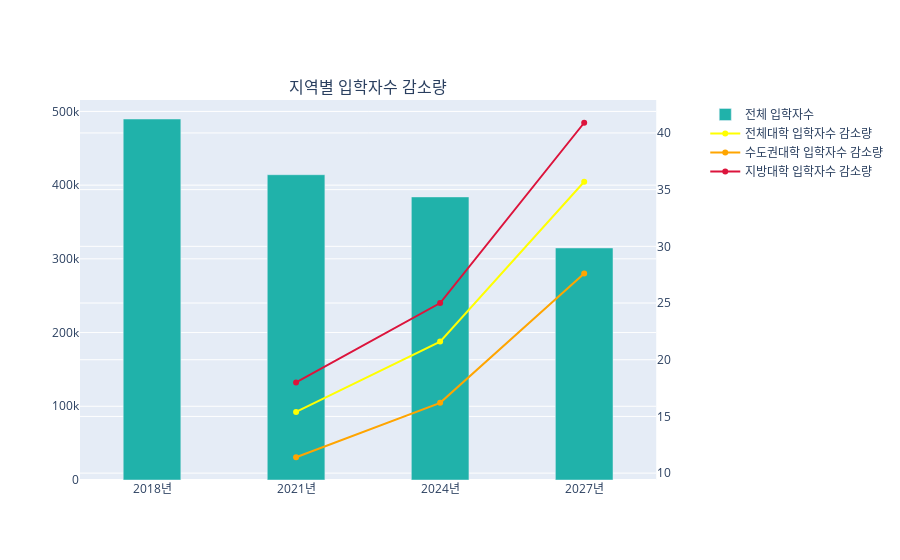

Notebook source saved alongside this figure:
### Code cell
years = ['2018년', '2021년', '2024년', '2027년']

fig = make_subplots(specs=[[{"secondary_y": True}]],
                   subplot_titles=['지역별 입학자수 감소량'])

fig.add_trace(go.Bar(x=years, y=[df2.iloc[1][i] for i in range(1, 5)],
                         name='전체 입학자수',
                         marker_color='lightseagreen'),
                         secondary_y=False)
fig.add_trace(go.Scatter(x=years[1:], y=[df2.iloc[1][i] * (-1) for i in range(5, 8)],
                         name='전체대학 입학자수 감소량',
                         mode='lines+markers',
                         marker_color='yellow'),
                         secondary_y=True)
fig.add_trace(go.Scatter(x=years[1:], y=[df2.iloc[8][i] * (-1) for i in range(5, 8)],
                         name='수도권대학 입학자수 감소량',
                         mode='lines+markers',
                         marker_color='orange'),
                         secondary_y=True)
fig.add_trace(go.Scatter(x=years[1:], y=[df2.iloc[11][i] * (-1) for i in range(5, 8)],
                         name='지방대학 입학자수 감소량',
                         mode='lines+markers',
                         marker_color='crimson'),
                         secondary_y=True)
fig.update_layout(bargap=0.6)
fig.show()

### Figure 1 — Plotly figure (JSON) as saved in the notebook; plotly's stock layout.template omitted (floating-point values rounded to 4 significant figures)
{"data": [{"marker": {"color": "lightseagreen"}, "name": "전체 입학자수", "type": "bar", "x": ["2018년", "2021년", "2024년", "2027년"], "xaxis": "x", "y": [489701, 414126, 384002, 314767], "yaxis": "y"}, {"marker": {"color": "yellow"}, "mode": "lines+markers", "name": "전체대학 입학자수 감소량", "type": "scatter", "x": ["2021년", "2024년", "2027년"], "xaxis": "x", "y": [15.4, 21.6, 35.7], "yaxis": "y2"}, {"marker": {"color": "orange"}, "mode": "lines+markers", "name": "수도권대학 입학자수 감소량", "type": "scatter", "x": ["2021년", "2024년", "2027년"], "xaxis": "x", "y": [11.4, 16.2, 27.6], "yaxis": "y2"}, {"marker": {"color": "crimson"}, "mode": "lines+markers", "name": "지방대학 입학자수 감소량", "type": "scatter", "x": ["2021년", "2024년", "2027년"], "xaxis": "x", "y": [18, 25, 40.9], "yaxis": "y2"}], "layout": {"annotations": [{"font": {"size": 16}, "showarrow": false, "text": "지역별 입학자수 감소량", "x": 0.47, "xanchor": "center", "xref": "paper", "y": 1, "yanchor": "bottom", "yref": "paper"}], "bargap": 0.6, "xaxis": {"anchor": "y", "domain": [0, 0.94]}, "yaxis": {"anchor": "x", "domain": [0, 1]}, "yaxis2": {"anchor": "x", "overlaying": "y", "side": "right"}}}
